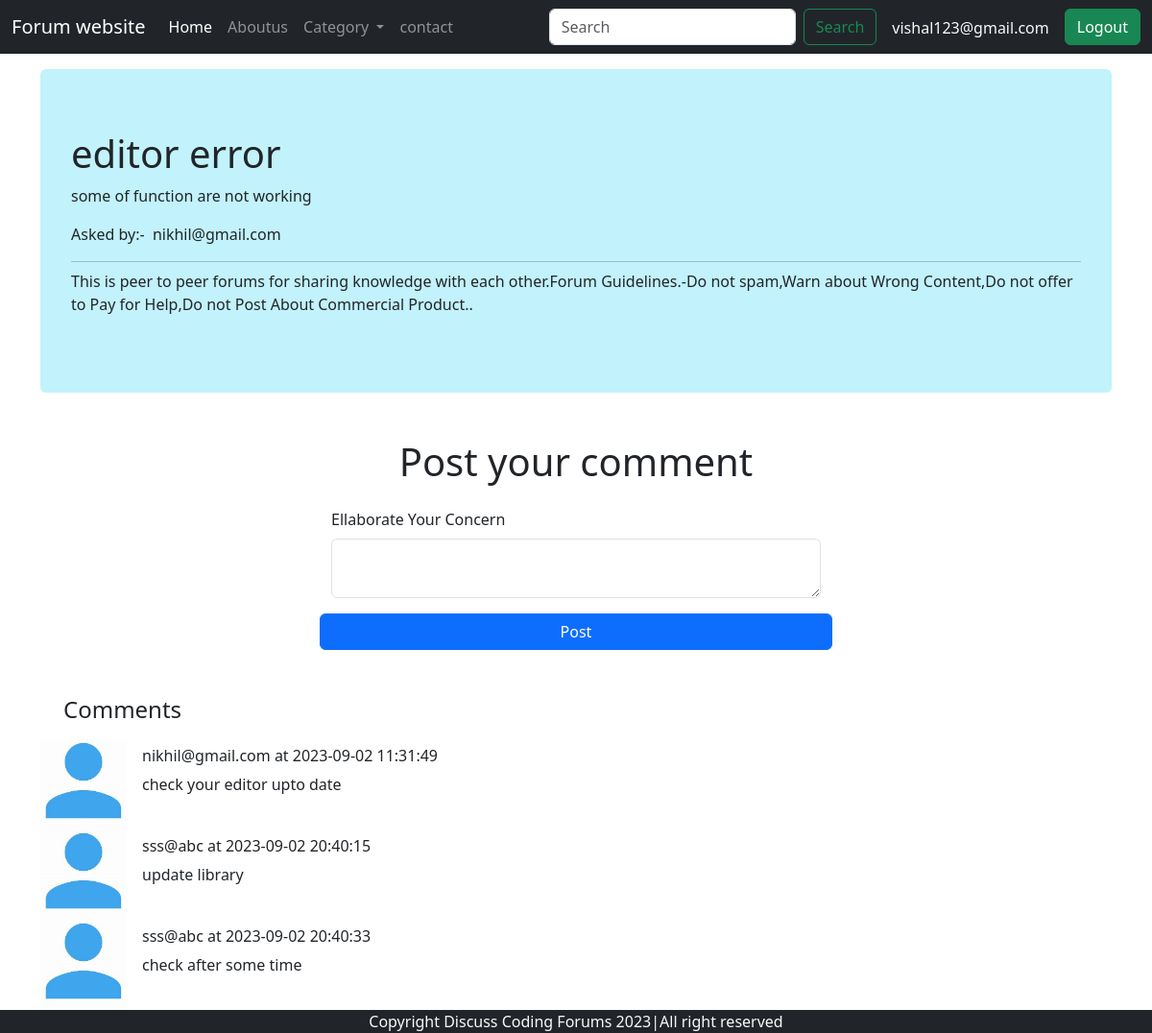
The page /forum/thread.php?threadid=19 (signed in) on the database its author committed.
### tables this page shows
CREATE TABLE `threads` (
  `thread_id` int(20) NOT NULL,
  `thread_title` varchar(255) NOT NULL,
  `thread_description` varchar(255) NOT NULL,
  `thread_category_id` int(20) NOT NULL,
  `thread_user_id` int(20) NOT NULL,
  `threadtimestamp` datetime NOT NULL DEFAULT current_timestamp()
);

CREATE TABLE `users` (
  `user_id` int(20) NOT NULL,
  `user_email` varchar(255) NOT NULL,
  `user_password` varchar(255) NOT NULL,
  `user_time` datetime NOT NULL DEFAULT current_timestamp()
);

CREATE TABLE `comments` (
  `comment_id` int(20) NOT NULL,
  `comment_by` int(20) NOT NULL,
  `comment_description` varchar(255) NOT NULL,
  `thread_id` int(20) NOT NULL,
  `comment_time` datetime NOT NULL DEFAULT current_timestamp()
);

### forum/thread.php (the view, shortened to what this page needs)
<!doctype html>
<html lang="en">
  <head>
    <link rel="stylesheet" href="https://cdn.jsdelivr.net/npm/bootstrap@4.0.0/dist/css/bootstrap.min.css">
    <link href="https://cdn.jsdelivr.net/npm/bootstrap@5.3.1/dist/css/bootstrap.min.css" rel="stylesheet">
  </head>
  <body>
    <?php require 'dbms.php'; ?>
    <?php require 'navbar.php'; ?>
    <?php
    $thread_id=$_GET['threadid'];
    $sql="SELECT * FROM `threads` WHERE `thread_id`= $thread_id";
    $res=mysqli_query($conn,$sql);
    while($row=mysqli_fetch_assoc($res))
      {
        $threadtitle=$row['thread_title'];
        $threaddesc=$row['thread_description'];
        $threaduserid=$row['thread_user_id'];
        $sql3="SELECT * FROM `users` where `user_id`='$threaduserid'";
        $res3=mysqli_query($conn,$sql3);
        $row3=mysqli_fetch_assoc($res3);
        $postedby=$row3['user_email'];
      }
    ?>
<div class="container my-3">
<div class=" bg-info text-dark bg-opacity-25 rounded jumbotron">
  <h1 class="display-6"><?php echo"$threadtitle"?></h1>
  <p><?php echo"$threaddesc"?></p>
  <p>Asked by:-&nbsp <b class=" h6 fs-6"><?php echo $postedby; ?></b></p>
  <hr class="my-2">
  <p class="font-weight-light">This is peer to peer forums for sharing knowledge with each other.Forum Guidelines.-Do not spam,Warn about Wrong Content,Do not offer to Pay for Help,Do not Post About Commercial Product..</p></p>
</div>
</div>
 <?php
if(isset($_SESSION['loggedin'])&& $_SESSION['loggedin']==true)
{
echo'<div class="container mb-5 ">
  <h1 class="py-3 text-center">Post your comment</h1>
  <form action="',$_SERVER["REQUEST_URI"],'"method="POST">
      <div class="container row mx-auto col-10 col-md-8 col-lg-6">
  <div class="mb-3">
    <label for="exampleInputPassword1" class="form-label">Ellaborate Your Concern</label>
    <textarea name="commentdescription"  row="4" cols="50" class="form-control" id="textarea"> </textarea>
    <input type="hidden" name="user_id" value="',$_SESSION['user_id'],'">
  </div>
  <button type="submit" class="btn btn-primary">Post</button>
      </div>
</form>
    </div>';
}
?>
 <div class="container mb-3 ">
    <h4 class="ml-4">Comments</h4>
</div>
 <?php
    $thread_id=$_GET['threadid'];
    $sql="SELECT * FROM `comments` WHERE `thread_id`= $thread_id";
    $res=mysqli_query($conn,$sql);
    while($row=mysqli_fetch_assoc($res))
      {
        $commentdesc=$row['comment_description'];
        $commenttime=$row['comment_time'];
        $commentby=$row['comment_by'];
        $sql2="SELECT * FROM `users` where `user_id`='$commentby'";
        $res2=mysqli_query($conn,$sql2);
        $row2=mysqli_fetch_assoc($res2);
       echo'<div class="container">
       <div class="media">
  <img class="mr-3" src="../img/user.jfif"  width="90px" alt="Generic placeholder image">
  <div class="media-body">
    <h6 class="fs-6  mt-2">',$row2['user_email'],'&nbspat ',$commenttime,'</h6>',$commentdesc,
  '</div>
</div>
</div>';
      }
    ?>
<?php require 'footer.php'; ?>
  </body>
</html>

### rows shown on the page
threads: thread_title "editor error", thread_description "some of function are not working"
users: user_email "nikhil@gmail.com"
comments: users.user_email "nikhil@gmail.com", comment_time "2023-09-02 11:31:49", comment_description "check your editor upto date"
comments: users.user_email "sss@abc", comment_time "2023-09-02 20:40:15", comment_description "update library"
comments: users.user_email "sss@abc", comment_time "2023-09-02 20:40:33", comment_description "check after some time"

### other values the page prints
$_SESSION['loginemail'] "vishal123@gmail.com"
